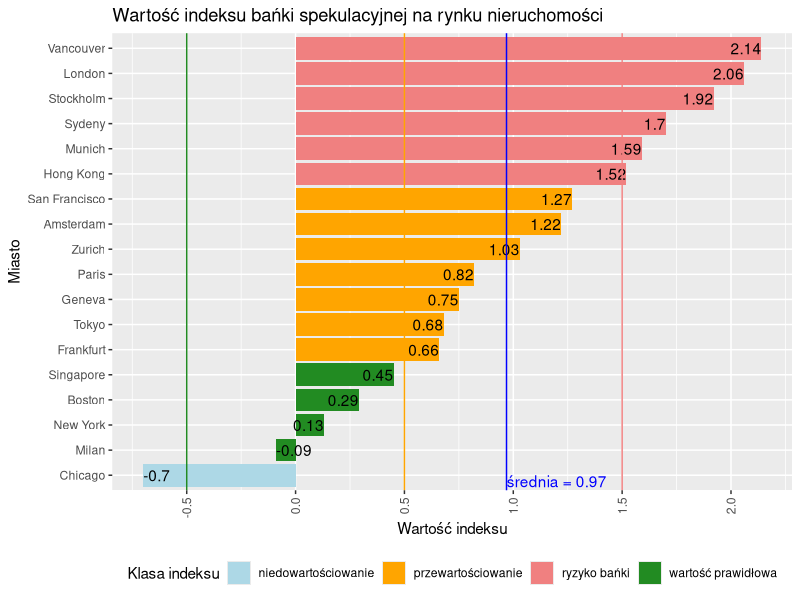

Write R code to recreate this figure.
# Autor: Patryk Tenderenda

# url: http://pulsinwestora.pb.pl/foto/4633970,3571,176118,743310,6-miast-zagrozonych-peknieciem-banki-na-rynku-nieruchomosci-wykres-dnia
# wykres: http://static.pb.pl/filtered/f6/176118,743310,f_663_663.jpg
# 6 miast zagrożonych pęknięciem bańki na rynku nieruchomości (WYKRES DNIA)
# Wartość obliczanego przez UBS Group indeksu bańki na rynku nieruchomości dla poszczególnych miast. 
# Wskaźnik przekraczający 0,5 oznacza przewartościowanie, a wyższy niż 1,5 - bańkę. 
# Na niedowartościowanie na rynku nieruchomości wskazuje wskaźnik niższy niż minus 0,5.

if(!require(ggplot2)){
  install.packages("ggplot2");
}
if(!require(ggrepel)){
  install.packages("ggrepel");
}

library(ggplot2)
library(ggrepel)

dane <- data.frame(miasto = c("Vancouver", "San Francisco", "Chicago", "Boston", "New York", "London", "Paris", "Stockholm", "Amsterdam", "Geneva", "Frankfurt", "Zurich", "Milan", "Munich", "Singapore", "Tokyo", "Hong Kong", "Sydeny"),
                   wartość = c(2.14, 1.27, -0.7, 0.29, 0.13, 2.06, 0.82, 1.92, 1.22, 0.75, 0.66, 1.03, -0.09, 1.59, 0.45, 0.68, 1.52, 1.70))
dane$miasto <- reorder(dane$miasto, dane$wartość)

dane$klasa <- ifelse(dane$wartość > 1.5,"ryzyko bańki", 
                     ifelse(dane$wartość > 0.5, "przewartościowanie",
                            ifelse(dane$wartość > -0.5, "wartość prawidłowa", "niedowartościowanie")))

wartość_średnia <- round(mean(dane$wartość), digits = 2)

ggplot(dane, aes(x = miasto)) +
  geom_bar(aes(weight = wartość, fill = klasa), position = "identity") +
  geom_text(aes(x=miasto, y=wartość, ymax=wartość, label=wartość, 
                hjust=ifelse(sign(wartość)>0, 1, 0))) + 
  coord_flip() +
  scale_fill_manual(values=c("lightblue", "orange1", "lightcoral", "forestgreen"), name = "Klasa indeksu") +
  geom_hline(aes(yintercept = 1.5), col="lightcoral") + 
  geom_hline(aes(yintercept = 0.5), col="orange1") + 
  geom_hline(aes(yintercept = -0.5), col="forestgreen") + 
  #geom_hline(aes(yintercept = -1a.5), col="lightblue") + 
  geom_hline(aes(yintercept = mean(dane$wartość)), col="blue") +
  annotate("text", x = 1, y = wartość_średnia, col="blue", 
           label = paste("średnia = ", wartość_średnia, sep=""),
           vjust = 1, hjust = 0)+
  
  scale_y_continuous(breaks= seq(-1.5, 2.5, 0.5)) +
  labs(title = "Wartość indeksu bańki spekulacyjnej na rynku nieruchomości", 
       x = "Miasto", 
       y = "Wartość indeksu") +
  theme(axis.text.x = element_text(angle = 90, hjust = 1, vjust = 0.5),
        legend.position="bottom")
